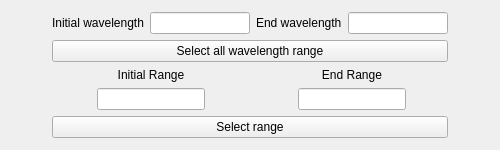
<?xml version="1.0" encoding="UTF-8"?>
<ui version="4.0">
 <class>collapsedWavelengthSelection</class>
 <widget class="QDialog" name="collapsedWavelengthSelection">
  <property name="geometry">
   <rect>
    <x>0</x>
    <y>0</y>
    <width>500</width>
    <height>150</height>
   </rect>
  </property>
  <property name="minimumSize">
   <size>
    <width>500</width>
    <height>150</height>
   </size>
  </property>
  <property name="windowTitle">
   <string>collapsedWavelengthSelection</string>
  </property>
  <layout class="QGridLayout" name="gridLayout_2">
   <item row="0" column="3">
    <layout class="QGridLayout" name="gridLayout">
     <item row="4" column="0" colspan="4">
      <widget class="QPushButton" name="customWavelengthButton">
       <property name="focusPolicy">
        <enum>Qt::NoFocus</enum>
       </property>
       <property name="text">
        <string>Select range</string>
       </property>
      </widget>
     </item>
     <item row="0" column="0">
      <widget class="QLabel" name="label">
       <property name="sizePolicy">
        <sizepolicy hsizetype="Fixed" vsizetype="Fixed">
         <horstretch>0</horstretch>
         <verstretch>0</verstretch>
        </sizepolicy>
       </property>
       <property name="text">
        <string>Initial wavelength</string>
       </property>
      </widget>
     </item>
     <item row="3" column="2" colspan="2" alignment="Qt::AlignHCenter">
      <widget class="QLineEdit" name="endRangeWavelengthLineEdit">
       <property name="sizePolicy">
        <sizepolicy hsizetype="Fixed" vsizetype="Fixed">
         <horstretch>0</horstretch>
         <verstretch>0</verstretch>
        </sizepolicy>
       </property>
       <property name="minimumSize">
        <size>
         <width>0</width>
         <height>0</height>
        </size>
       </property>
       <property name="maximumSize">
        <size>
         <width>150</width>
         <height>16777215</height>
        </size>
       </property>
       <property name="alignment">
        <set>Qt::AlignCenter</set>
       </property>
      </widget>
     </item>
     <item row="1" column="0" colspan="4">
      <widget class="QPushButton" name="allWavelengthButton">
       <property name="focusPolicy">
        <enum>Qt::NoFocus</enum>
       </property>
       <property name="text">
        <string>Select all wavelength range</string>
       </property>
      </widget>
     </item>
     <item row="0" column="2">
      <widget class="QLabel" name="label_2">
       <property name="sizePolicy">
        <sizepolicy hsizetype="Fixed" vsizetype="Fixed">
         <horstretch>0</horstretch>
         <verstretch>0</verstretch>
        </sizepolicy>
       </property>
       <property name="text">
        <string>End wavelength</string>
       </property>
      </widget>
     </item>
     <item row="2" column="0" colspan="2">
      <widget class="QLabel" name="initialRangeLabel">
       <property name="sizePolicy">
        <sizepolicy hsizetype="Preferred" vsizetype="Fixed">
         <horstretch>0</horstretch>
         <verstretch>0</verstretch>
        </sizepolicy>
       </property>
       <property name="text">
        <string>Initial Range</string>
       </property>
       <property name="alignment">
        <set>Qt::AlignCenter</set>
       </property>
      </widget>
     </item>
     <item row="2" column="2" colspan="2">
      <widget class="QLabel" name="endRangeLabel">
       <property name="sizePolicy">
        <sizepolicy hsizetype="Preferred" vsizetype="Fixed">
         <horstretch>0</horstretch>
         <verstretch>0</verstretch>
        </sizepolicy>
       </property>
       <property name="text">
        <string>End Range</string>
       </property>
       <property name="alignment">
        <set>Qt::AlignCenter</set>
       </property>
      </widget>
     </item>
     <item row="3" column="0" colspan="2" alignment="Qt::AlignHCenter">
      <widget class="QLineEdit" name="initialRangeWavelengthLineEdit">
       <property name="sizePolicy">
        <sizepolicy hsizetype="Minimum" vsizetype="Fixed">
         <horstretch>0</horstretch>
         <verstretch>0</verstretch>
        </sizepolicy>
       </property>
       <property name="maximumSize">
        <size>
         <width>150</width>
         <height>16777215</height>
        </size>
       </property>
       <property name="alignment">
        <set>Qt::AlignCenter</set>
       </property>
       <property name="clearButtonEnabled">
        <bool>false</bool>
       </property>
      </widget>
     </item>
     <item row="0" column="3">
      <widget class="QLineEdit" name="endWavelengthLineEdit">
       <property name="sizePolicy">
        <sizepolicy hsizetype="Fixed" vsizetype="Fixed">
         <horstretch>0</horstretch>
         <verstretch>0</verstretch>
        </sizepolicy>
       </property>
       <property name="maximumSize">
        <size>
         <width>100</width>
         <height>16777215</height>
        </size>
       </property>
       <property name="readOnly">
        <bool>true</bool>
       </property>
      </widget>
     </item>
     <item row="0" column="1">
      <widget class="QLineEdit" name="initialWavelengthLineEdit">
       <property name="sizePolicy">
        <sizepolicy hsizetype="Fixed" vsizetype="Fixed">
         <horstretch>0</horstretch>
         <verstretch>0</verstretch>
        </sizepolicy>
       </property>
       <property name="maximumSize">
        <size>
         <width>100</width>
         <height>16777215</height>
        </size>
       </property>
       <property name="readOnly">
        <bool>true</bool>
       </property>
      </widget>
     </item>
    </layout>
   </item>
  </layout>
 </widget>
 <resources/>
 <connections/>
</ui>
